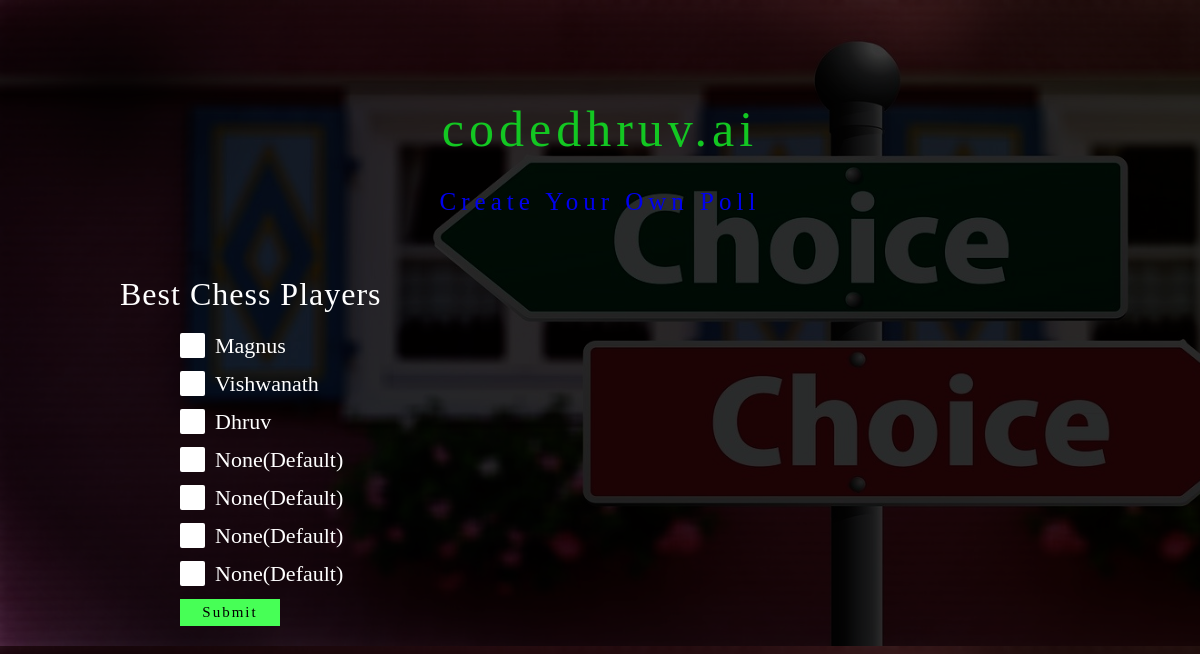
Page /share/5 on the committed database.
### pollapp/models.py (models this page shows)
class Polls(models.Model):
    user=models.ForeignKey(User,on_delete=models.CASCADE)
    title=models.CharField(max_length=100)
    decription=models.TextField(max_length=500,blank=True)
    create_time=models.DateTimeField(auto_now_add=True)
    option1=models.CharField(max_length=200)
    option2=models.CharField(max_length=200)
    option3=models.CharField(max_length=200,blank=True,default="None")
    option4=models.CharField(max_length=200,blank=True,default="None")
    option5=models.CharField(max_length=200,blank=True,default="None")
    option6=models.CharField(max_length=200,blank=True,default="None")
    option7=models.CharField(max_length=200,blank=True,default="None")
    option8=models.CharField(max_length=200,blank=True,default="None")
    option1_count=models.IntegerField(default=0)
    option2_count=models.IntegerField(default=0)
    option3_count=models.IntegerField(default=0)
    option4_count=models.IntegerField(default=0)
    option5_count=models.IntegerField(default=0)
    option6_count=models.IntegerField(default=0)
    option7_count=models.IntegerField(default=0)
    option8_count=models.IntegerField(default=0)
    def __str__(self):
        return self.title
    class Meta:
        ordering = ('-create_time',)

### pollapp/views.py (the view)
# urls.py: path('share/<int:id>',views.share),
def share(requests, id):
    obj = Polls.objects.get(id=id)
    print(obj)
    options = []
    if obj.option1 != "None" and obj.option1!="":
        options.append(obj.option1)
    if obj.option2 != "None" and obj.option2!="":
        options.append(obj.option2)
    if obj.option3 != "None" and obj.option3!="":
        options.append(obj.option3)
    if obj.option4 != "None" and obj.option4!="":
        options.append(obj.option4)
    if obj.option5 != "None" and obj.option5!="":
        options.append(obj.option5)
    if obj.option6 != "None" and obj.option6!="":
        options.append(obj.option6)
    if obj.option7 != "None" and obj.option7!="":
        options.append(obj.option7)
    if obj.option8 != "None" and obj.option8!="":
        options.append(obj.option8)
    context = {'options': options,
               'poll': Polls.objects.get(id=id)
               }
    return render(requests, 'vote.html', context)

### templates/vote.html (shortened to what this page needs)
{% load static  %}
<!DOCTYPE html>
<html lang="en">
<head>
</head>
<body>
    <h1 class="header">codedhruv.ai</h1>
    <p class="redirect"><a href="/">Create Your Own Poll</a></p>
    {% if poll %}
    <h1 class="question">{{poll.title|title}}</h1>
    <div class="options">
        <form action="/votecount/{{poll.id}}">
            {% for option in options %}
            <label class="container">{{option|title}}
                <span class="checkmark"></span>
            </label>
            {% endfor %}
            <input type="submit" class="btn">
        </form>
    </div>
    {% else %}
    <h1 style="text-align:center;margin:100px 0px">Thank You for Your vote, Keep Voting</h1>
    {% endif %}
</body>
</html>

### templates/vote.html (style rules this page uses)
* { transition: all 0.2s; margin: 0; padding: 0; font-family: serif; }
body { background: url('/static/images/votin_edit.png'); background-size: cover; color: white; }
.header { color: rgb(19, 199, 34); text-align: center; margin: 100px 0px 30px; font-size: 50px; font-weight: 100; letter-spacing: 5px; }
.redirect { text-align: center; margin: 20px 0px 60px; }
.redirect a { letter-spacing: 5px; text-decoration: none; animation: redirect 2s cubic-bezier(0.68, -0.55, 0.265, 1.55) infinite; font-size: 25px; }
.question { width: 80%; margin: 0px auto; color: white; letter-spacing: 1px; font-weight: 300; }
form { width: 70%; padding: 10px; margin: 10px auto; }
.container { display: block; position: relative; padding-left: 35px; margin-bottom: 12px; cursor: pointer; font-size: 22px; -webkit-user-select: none; -moz-user-select: none; -ms-user-select: none; user-select: none; }
.checkmark { position: absolute; top: 0; left: 0; height: 25px; width: 25px; background-color: white; border-radius: 2px; }
.checkmark:after { content: ""; position: absolute; display: none; }
.container .checkmark:after { left: 9px; top: 5px; width: 5px; height: 10px; border: solid white; border-width: 0 3px 3px 0; -webkit-transform: rotate(45deg); -ms-transform: rotate(45deg); transform: rotate(45deg); }
.btn { padding: 5px; letter-spacing: 2px; cursor: pointer; width: 100px; background-color: #47ff56; border: none; color: rgb(0, 0, 0); font-size:15px; }

### rows in the picture
Polls: title "Best Chess Players", options "Magnus" "Vishwanath" "Dhruv" "None(Default)" "None(Default)" "None(Default)" "None(Default)"
